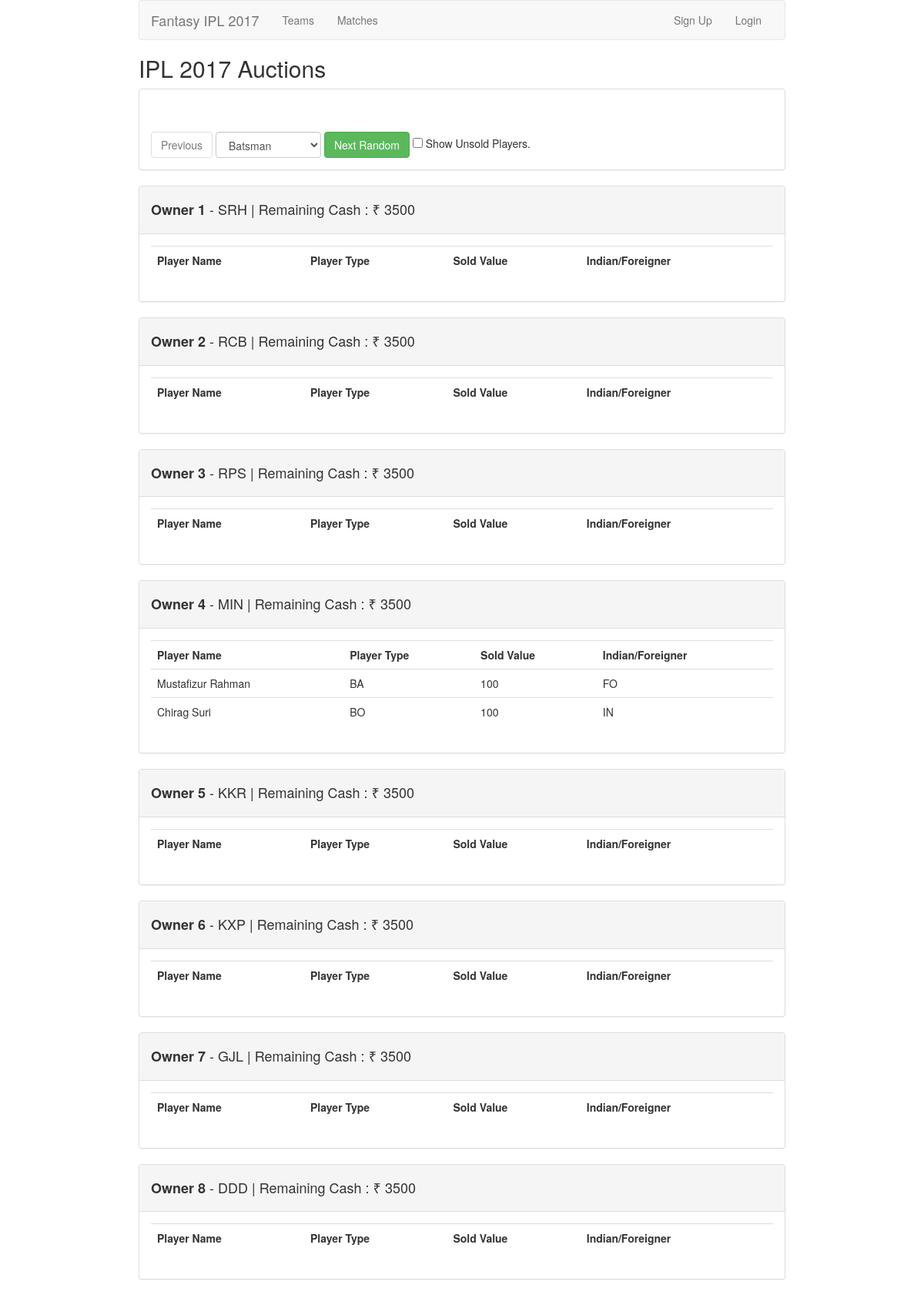
/auction/, run on an earlier commit of the app's database.
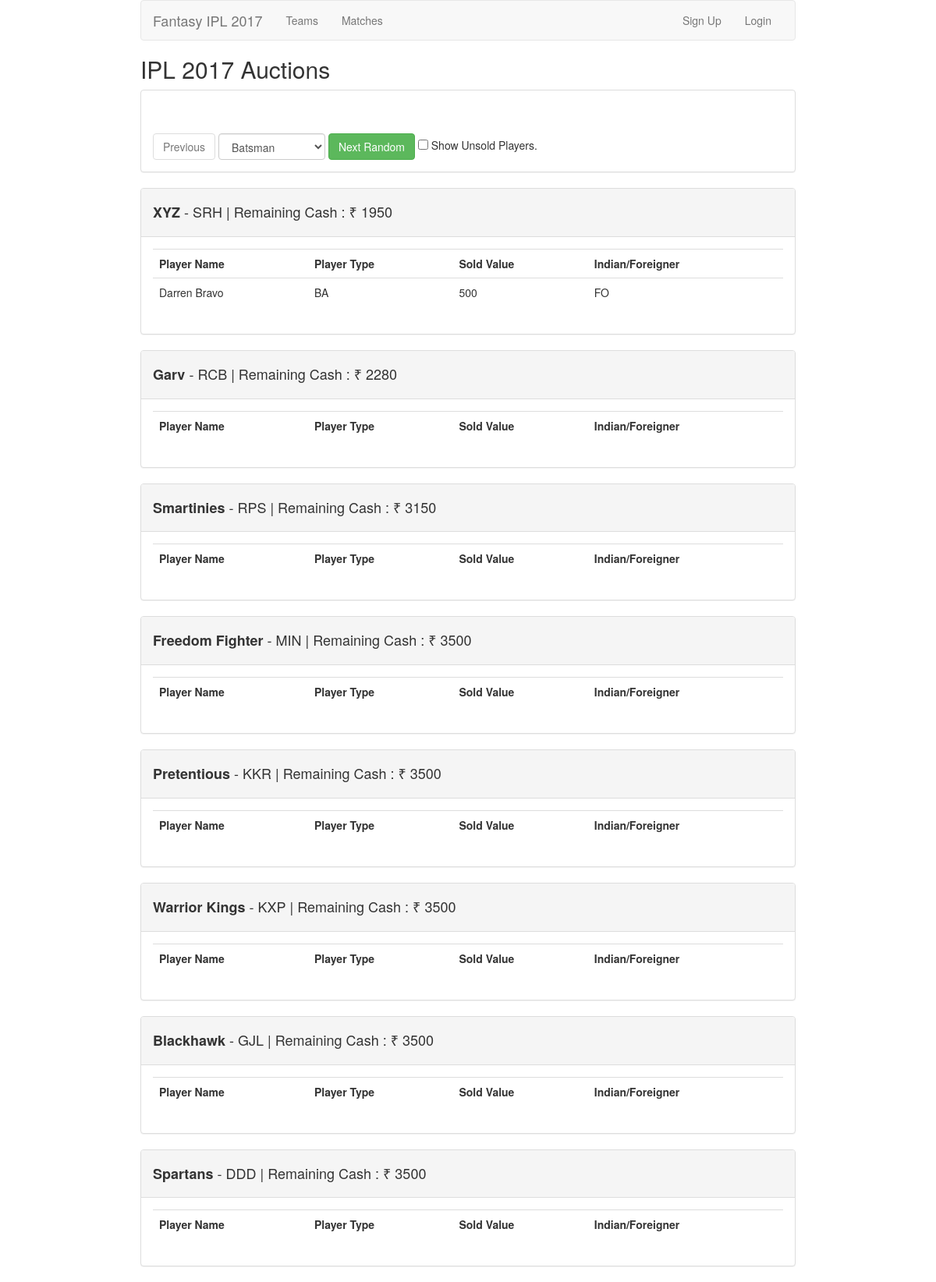
And on a later commit of the database.
### home/models.py (models this page shows, shortened)
class Owner(models.Model):
  Name = models.CharField(max_length=100)
  TEAM_CHOICES = (
    ('SRH','Sunrisers Hyderabad'),
    ('RCB','Royal Challengers Bangalore'),
    ('RPS','Rising Pune Supergiants'),
    ('MIN', 'Mumbai Indians'),
    ('KKR', 'Kolkata Knight Riders'),
    ('KXP', 'Kings XI Punjab'),
    ('GJL', 'Gujarat Lions'),
    ('DDD', 'Delhi Daredevils'),
  )
  Team_name = models.CharField(max_length=3,choices=TEAM_CHOICES,default='SRH')
  Points = models.PositiveIntegerField(default=0)
  Remaining_cash = models.PositiveIntegerField(default=3500)

class Player(models.Model):
  Pid = models.CharField(max_length=10,primary_key=True)
  Name = models.CharField(max_length=100)
  Basevalue = models.PositiveIntegerField()
  PLAYER_TYPE_CHOICES = (
    ('BA','Batsman'),
    ('BO','Bowler'),
    ('WK','Wicket Keeper'),
    ('AR','All Rounder'),
  )
  Player_type = models.CharField(max_length=2,choices=PLAYER_TYPE_CHOICES,default='BA')
  NATIONALITY_CHOICES = (
    ('IN','Indian'),
    ('FO','Foreigner'),
  )
  Nationality = models.CharField(max_length=2,choices=NATIONALITY_CHOICES,default='IN')
  Team_name = models.CharField(max_length=3,default="NUL")
  Is_playing = models.BooleanField(default=False)
  Is_captain = models.BooleanField(default=False)
  Points = models.PositiveIntegerField(default=0)

### home/views.py (the view, shortened to what this page needs)
# urls.py: url(r'^auction/', views.auction, name='auction'),
def auction(request):
  prev = None
  current = None
  show_unsold = False
  selected_player_type = 'BA'
  error = ""
  all_owners = Owner.objects.all()
  all_players = Player.objects.all()
  context = {
    "all_owners": all_owners,
    "all_players": all_players,
    "current":current,
    "prev": prev,
    "selected_player_type":selected_player_type,
    "error":error,
    "show_unsold":show_unsold,
  }
  return render(request,'home/auction.html',context)

### home/templates/home/auction.html (shortened to what this page needs)
{% extends 'home/base.html' %}
{% block body %}
    <h2>IPL 2017 Auctions</h2>
    <div class="panel panel-default">
        <div class="panel-body">
            <form class="form-inline" action="" method="post">{% csrf_token %}
            {% if current == '0' %}
                <h3>No more players of selected category left to be sold. Please select a new category.</h3>
            {% else %}
                {% load staticfiles %}
            {% endif %}
        <br><br>
                <button class="btn btn-default" name="action" value="previous" type="submit" {% if not prev %}disabled="disabled"{% endif %}>Previous</button>
                <select name="player_type" class="form-control">
                    <option value='BA' {% if selected_player_type == "BA" %}selected="selected"{% endif %}>Batsman</option>
                </select>
                <button class="btn btn-success" name="action" value="next" type="submit">Next Random</button>
                <input type="checkbox" name="show_unsold" {% if show_unsold %}checked{% endif %}> Show Unsold Players.
            </form>
        </div>
    </div>
    {% for owner in all_owners %}
        <div class="panel panel-default">
            <div class="panel-heading">
                <h4><strong>{{ owner.Name }}</strong> - {{ owner.Team_name }} | Remaining Cash : ₹ {{ owner.Remaining_cash }} </h4>
            </div>
            <div class="panel-body" style="overflow-y: scroll; max-height: 450px">
                <table class="table table-hover">
                    <tr>
                        <th>Player Name</th>
                        <th>Player Type</th>
                        <th>Sold Value</th>
                        <th>Indian/Foreigner</th>
                    </tr>
                {% with 0 as count %}
                    {% for player in all_players %}
                        {% if player.Team_name == owner.Team_name %}
                        <tr>
                            <td>{{ player.Name }}</td>
                            <td>{{ player.Player_type }}</td>
                            <td>{{ player.Basevalue }}</td>
                            <td>{{ player.Nationality }}</td>
                        </tr>
                        {% endif %}
                    {% endfor %}
                {% endwith %}
                </table>
            </div>
        </div>
    {% endfor %}
{% endblock %}

### home/templates/home/base.html (shortened to what this page needs)
<!DOCTYPE html>
<html lang="en">
<head>
    {% load staticfiles %}
    <link rel="stylesheet" href="{% static 'css/bootstrap.min.css' %}">
</head>
<body style="width: 70%; margin-left: auto;margin-right: auto">
    <nav class="navbar navbar-default">
      <div class="container-fluid">
        <div class="navbar-header">
          <a class="navbar-brand" href="/">Fantasy IPL 2017</a>
        </div>
        <div class="collapse navbar-collapse" id="bs-example-navbar-collapse-1">
          <ul class="nav navbar-nav">
            <li><a href="/teams">Teams</a></li>
            <li><a href="/matches">Matches</a></li>
          </ul>
          <ul class="nav navbar-nav navbar-right">
            <li><a href="#">Sign Up</a></li>
            <li><a href="#">Login</a></li>
          </ul>
        </div>
      </div>
    </nav>
{% block body %}
{% endblock %}
</body>
</html>

What changed in the data, as far as the page shows it:
changed Owner "SRH": gains Player (Name "Darren Bravo", Player_type "BA", Basevalue "500", Nationality "FO"); Name "Owner 1" → "XYZ"; Remaining_cash "3500" → "1950"
changed Owner "RCB": Name "Owner 2" → "Garv"; Remaining_cash "3500" → "2280"
changed Owner "RPS": Name "Owner 3" → "Smartinies"; Remaining_cash "3500" → "3150"
changed Owner "MIN": loses Player (Name "Mustafizur Rahman", Player_type "BA", Basevalue "100", Nationality "FO"); loses Player (Name "Chirag Suri", Player_type "BO", Basevalue "100", Nationality "IN"); Name "Owner 4" → "Freedom Fighter"
changed Owner "KKR": Name "Owner 5" → "Pretentious"
changed Owner "KXP": Name "Owner 6" → "Warrior Kings"
changed Owner "GJL": Name "Owner 7" → "Blackhawk"
changed Owner "DDD": Name "Owner 8" → "Spartans"
